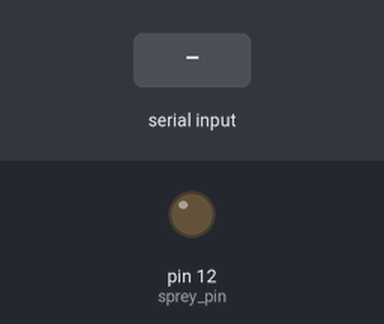
Bench run of a sketch on a simulated Arduino Uno, built with avr-gcc and run on an emulated ATmega328P. On the bench: output pins drawn as LEDs (lit = HIGH). The test bench sets the inputs (shaded band).

Above: at 1.2 s.
1.3 s: "1" received over Serial
Timing chart, 0 to 4.3 s (numbered marks = the images above; inputs shaded):
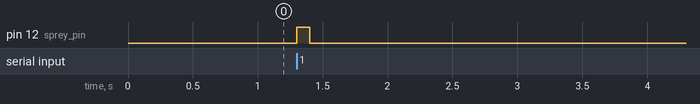

Measured:
- after the input at 1.3 s, pin 12 (sprey_pin): LOW → HIGH at once, → LOW 0.10 s later

The sketch:

fart_detector_arduino.ino
```cpp
int sprey_pin = 12;
char wait_for_symbol = '1';

void press_sprey_button() {
  digitalWrite(sprey_pin, HIGH);
  delay(100);
  digitalWrite(sprey_pin, LOW);
}

void setup()
{
  pinMode(sprey_pin, OUTPUT);
  Serial.begin(9600);
}

void loop()
{
  if (Serial.available() > 0) {

    char bluetooth_value = Serial.read();
    if (bluetooth_value == wait_for_symbol) {
      press_sprey_button();
    }

  }
}
```
